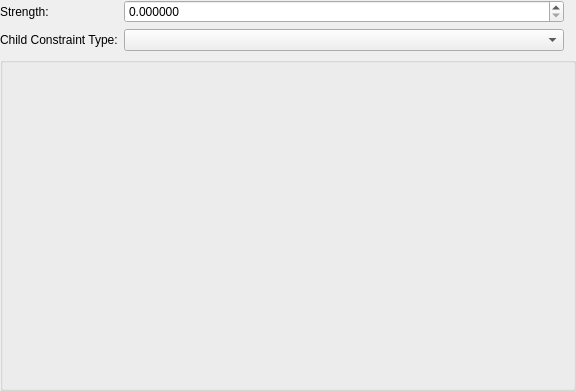
<?xml version="1.0" encoding="UTF-8"?>
<ui version="4.0">
 <class>Malleable</class>
 <widget class="QWidget" name="Malleable">
  <property name="geometry">
   <rect>
    <x>0</x>
    <y>0</y>
    <width>576</width>
    <height>391</height>
   </rect>
  </property>
  <property name="windowTitle">
   <string>Form</string>
  </property>
  <layout class="QGridLayout" name="gridLayout">
   <property name="leftMargin">
    <number>0</number>
   </property>
   <property name="topMargin">
    <number>0</number>
   </property>
   <property name="rightMargin">
    <number>0</number>
   </property>
   <property name="bottomMargin">
    <number>0</number>
   </property>
   <item row="0" column="1">
    <widget class="QDoubleSpinBox" name="spinBoxStrength">
     <property name="sizePolicy">
      <sizepolicy hsizetype="MinimumExpanding" vsizetype="Fixed">
       <horstretch>0</horstretch>
       <verstretch>0</verstretch>
      </sizepolicy>
     </property>
     <property name="decimals">
      <number>6</number>
     </property>
     <property name="maximum">
      <double>1.000000000000000</double>
     </property>
     <property name="singleStep">
      <double>0.010000000000000</double>
     </property>
    </widget>
   </item>
   <item row="0" column="0">
    <widget class="QLabel" name="label">
     <property name="sizePolicy">
      <sizepolicy hsizetype="Preferred" vsizetype="Preferred">
       <horstretch>0</horstretch>
       <verstretch>0</verstretch>
      </sizepolicy>
     </property>
     <property name="text">
      <string>Strength:</string>
     </property>
    </widget>
   </item>
   <item row="2" column="0" colspan="4">
    <widget class="QGroupBox" name="groupBox">
     <property name="title">
      <string/>
     </property>
     <layout class="QGridLayout" name="gridLayout_3">
      <item row="0" column="0">
       <layout class="QGridLayout" name="layoutChild"/>
      </item>
     </layout>
    </widget>
   </item>
   <item row="1" column="0">
    <widget class="QLabel" name="label_2">
     <property name="text">
      <string>Child Constraint Type:</string>
     </property>
    </widget>
   </item>
   <item row="1" column="1">
    <widget class="QComboBox" name="comboBoxChild">
     <property name="sizePolicy">
      <sizepolicy hsizetype="MinimumExpanding" vsizetype="Fixed">
       <horstretch>0</horstretch>
       <verstretch>0</verstretch>
      </sizepolicy>
     </property>
    </widget>
   </item>
  </layout>
 </widget>
 <resources/>
 <connections/>
</ui>
